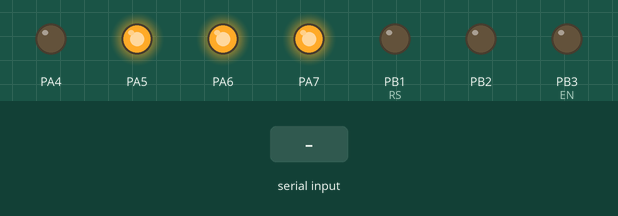
Simulated run of this program. Board: ATmega32, built with avr-gcc and emulated at 8 MHz. Parts: output pins drawn as LEDs (lit = HIGH). The test bench sets the inputs (shaded band).

Above: at 1.2 s.
1.3 s: "1\n" received over Serial
At 2.5 s:
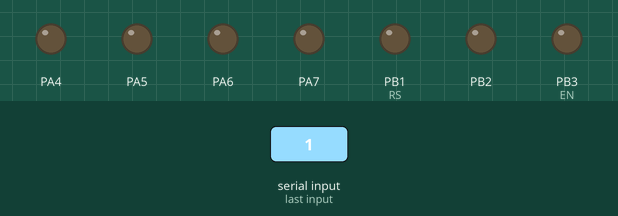
2.9 s: "0\n" received over Serial
At 3.7 s:
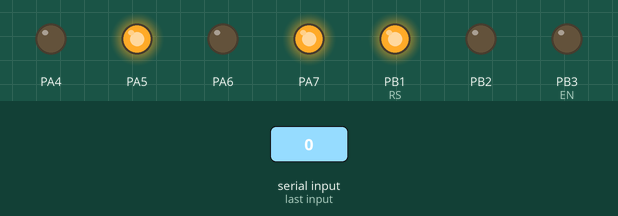
Timing chart, 0 to 5.9 s (numbered marks = the images above; inputs shaded):
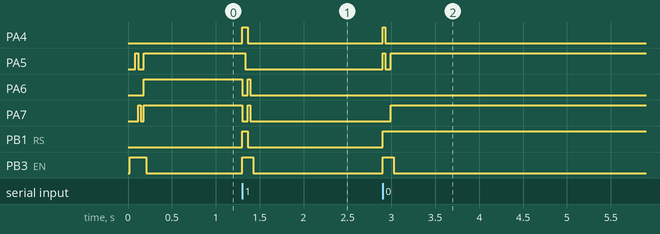

Measured:
- after the input at 1.3 s, PA4, PB1 (RS): LOW → HIGH at once, → LOW 0.06 s later; PA5: HIGH → LOW at once; PA6, PA7: HIGH → LOW at once, → HIGH 0.06 s later, → LOW 0.03 s later; PB3 (EN): LOW → HIGH at once, → LOW 0.12 s later
- after the input at 2.9 s, PA4: LOW → HIGH at once, → LOW 0.03 s later; PA5: LOW → HIGH at once, → LOW 0.03 s later, → HIGH 0.06 s later; PA7: LOW → HIGH after 0.09 s; PB1 (RS): LOW → HIGH at once; PB3 (EN): LOW → HIGH at once, → LOW 0.12 s later

The program:

main.c
```c
/*
 * main.c
 *
 *  Created on: Aug 5, 2023
 *      Author: Ahmed
 */


#include "lcd.h"
#include "UART.h"


void main(){
	uint8_t x,str[10];
	UART_config_t U={U2X_ENABLE,Interrupt_DISABLE,Asynchronous,One_bit,DISABLE,Eight_BITs,9600};
	LCD_init();
	UART_init(&U);
	UART_ReciveString(str);
	LCD_sendString(str);
	LCD_moveCURSER(1, 0);

	while(1){
		x=UART_ReciveData();
		LCD_sendCharcter(x);

	}

}
```

UART.c
```c
/*
 * UART.c
 *
 *  Created on: Aug 5, 2023
 *      Author: Ahmed
 */


#include "UART.h"
#include <avr/io.h>

void UART_init(UART_config_t *UART){
	uint16_t BUAD=0;
	//// Set Buad RATE
	if((UART->U2X_EN) == U2X_DISABLE){
		BUAD =(uint16_t)(F_CPU/(16*UART->BAUD_RATE)) -1 ;
	}else if((UART->U2X_EN) == U2X_ENABLE){
		UCSRA |=(1<<U2X);
		BUAD =(uint16_t)((F_CPU/(8*UART->BAUD_RATE)) -1) ;

	}
	UBRRH = (BUAD >>8);
	UBRRL =(uint8_t) BUAD;
	/// Make The Configuration
	UCSRC |=(1<<URSEL); //If URSEL is one, the UCSRC setting will be updated.
	UCSRC &=~(1<<UMSEL); 	UCSRC |=(UART->MODE<<UMSEL); //This bit selects between Asynchronous and Synchronous mode of operation
	UCSRC &=~(1<<UPM1); UCSRC &=~(1<<UPM0); UCSRC |=(UART->PARITY<<UPM0); //These bits enable and set type of parity generation and check
	UCSRC &=~(1<<USBS); 	UCSRC |=(UART->Stop_BIT<<USBS); //This bit selects the number of Stop Bits to be inserted by the Transmitter
	// This Driver Dosen't Support 9-bit mode
	UCSRC &=~(1<<UCSZ0); UCSRC &=~(1<<UCSZ1); UCSRC |=(UART->SIZE<<UCSZ0); //sets the number of data bits

	//////////////// Enable
	UCSRB |=(1<<RXEN) |(1<<TXEN);
	if(UART->Interrupt == Interrupt_ENABLE){
		UCSRB |=(1<<RXCIE) |(1<<TXCIE) | (1<<UDRIE);
	}


}
void UART_sendData(uint8_t data){
	while(!( (UCSRA & 1<<UDRE) ));

	UDR = data;
}

uint8_t UART_ReciveData(){
	while(!(UCSRA & 1<<RXC));
	return UDR;
}
void UART_sendString(char *data){
	while(*data !=0){
		UART_sendData(*data);
		data++;
	}
}
void UART_ReciveString(char *data){

	*data= UART_ReciveData();
	while(*data != '\n' &&*data != '\r' ){ // when press enter stop recive
		data++;
		*data= UART_ReciveData();
	}
	*data =0;
}
```

UART.h
```c
/*
 * UART.h
 *
 *  Created on: Aug 5, 2023
 *      Author: Ahmed
 */

#ifndef UART_H_
#define UART_H_
#include <stdint.h>

/////////////////////////
typedef enum{
	U2X_DISABLE,U2X_ENABLE
}UART_U2X_ENABLE;
typedef enum{
	Interrupt_DISABLE,Interrupt_ENABLE
}UART_Interrupt_ENABLE;
typedef enum{
	Asynchronous,Synchronous
}UART_Mode_Select;
typedef enum{
	DISABLE,Even_Parity=2,Odd_Parity
}UART_Parity_ENABLE;
typedef enum{
	One_bit,Two_Bit
}UART_Stop_Bit ;
typedef enum{
	Five_BITs,Six_BITs,Seven_BITs,Eight_BITs
}UART_Character_Size ;


typedef struct{
	UART_U2X_ENABLE U2X_EN;
	UART_Interrupt_ENABLE Interrupt;
	UART_Mode_Select MODE;
	UART_Stop_Bit Stop_BIT;
	UART_Parity_ENABLE PARITY;
	UART_Character_Size SIZE;
	uint32_t BAUD_RATE;

}UART_config_t;


////////////////////////

void UART_init(UART_config_t *UART);
void UART_sendData(uint8_t data);
uint8_t UART_ReciveData();
void UART_sendString(char *data);
void UART_ReciveString(char *data);


#endif /* UART_H_ */
```

lcd.c
```c
 /*
 * lcd.c
 *
 *  Created on: Jul 23, 2023
 *      Author: Ahmed
 */
#include "lcd.h"
void LCD_init(){
	CTRL_DIR |=(1<<RS) |(1<<RW) | (1<<EN);
	_delay_ms(20);
	LCD_sendCommand(LCD_GO_TO_HOME);
	_delay_ms(1);
#ifdef EIGHT_BIT_MODE
	DATA_DIR =0xFF;
	_delay_ms(1);

	LCD_sendCommand(LCD_TWO_LINES_EIGHT_BITS_MODE);
	_delay_ms(1);
#endif
#ifdef FOUR_BIT_MODE
	DATA_DIR |=0xF0;

	LCD_sendCommand(LCD_TWO_LINES_FOUR_BITS_MODE);
	_delay_ms(1);
#endif
	LCD_sendCommand(LCD_CURSOR_ON);


}
void LCD_sendCommand(unsigned char command){
	CTRL_PORT &=~((1<<RS)|(1<<RW));
	_delay_ms(1);
#ifdef EIGHT_BIT_MODE
	DATA_PORT = command;
#endif
#ifdef FOUR_BIT_MODE
	DATA_PORT = (DATA_PORT &0x0F) |(command &0xF0);
	EN_PULS();
	DATA_PORT = (DATA_PORT &0x0F) |(command <<4);

#endif
	_delay_ms(1);
	EN_PULS();

}
void EN_PULS(){

	CTRL_PORT |=(1<<EN);
	_delay_ms(30);

	CTRL_PORT &=~(1<<EN);
}
void LCD_sendCharcter(char data){
	CTRL_PORT |=((1<<RS));
	_delay_ms(1);
#ifdef EIGHT_BIT_MODE
	DATA_PORT = data;
#endif
#ifdef FOUR_BIT_MODE
	DATA_PORT = (DATA_PORT &0x0F) |(data &0xF0);
	EN_PULS();
	DATA_PORT = (DATA_PORT &0x0F) |(data <<4);

#endif
	_delay_ms(1);
	EN_PULS();

}

void LCD_sendString(char *data){
	unsigned char counter=0;
	while(*data != 0){
		counter++;
		if(!(counter >=0 && counter <=16)){
			counter=0;
			LCD_moveCURSER(1,0);
		}
		LCD_sendCharcter(*data++);


	}


}
void LCD_moveCURSER(unsigned char row,unsigned char col){
	switch(row){
		case 0:
			if(col >= 0 && col <=16)
				LCD_sendCommand(0x80+col);
			break;
		case 1:
			if(col >= 0 && col <=16)
				LCD_sendCommand(0xC0+col);
			break;
	}


}
void LCD_clearScreen(){
	LCD_sendCommand(LCD_CLEAR_COMMAND);
}

void LCD_intgerToString(unsigned int num){
	int buff[16];
	itoa(num,buff,10);
	LCD_sendString(buff);


}
	
```

lcd.h
```c
/*
 * lcd.h
 *
 *  Created on: Jul 23, 2023
 *      Author: Ahmed
 */

#ifndef LCD_H_
#define LCD_H_
#include <avr/io.h>
#include <util/delay.h>
#include <stdlib.h>
#include <stdio.h>
#include <math.h>
#define DATA_PORT	PORTA
#define DATA_DIR DDRA
#define CTRL_DIR DDRB
#define CTRL_PORT PORTB
#define RS	1
#define RW	2
#define EN	3

//#define EIGHT_BIT_MODE
#define FOUR_BIT_MODE
/* LCD Commands */
#define LCD_CLEAR_COMMAND                    0x01
#define LCD_GO_TO_HOME                       0x02
#define LCD_TWO_LINES_EIGHT_BITS_MODE        0x38
#define LCD_TWO_LINES_FOUR_BITS_MODE         0x28
#define LCD_TWO_LINES_FOUR_BITS_MODE_INIT1   0x33
#define LCD_TWO_LINES_FOUR_BITS_MODE_INIT2   0x32
#define LCD_CURSOR_OFF                       0x0C
#define LCD_CURSOR_ON                        0x0E
#define LCD_SET_CURSOR_LOCATION              0x80
void LCD_sendCommand(unsigned char command);
void LCD_sendCharcter(char data);
void LCD_init();
void LCD_sendString(char *data);
void LCD_moveCURSER(unsigned char row,unsigned char col);
void LCD_clearScreen();
void LCD_intgerToString(unsigned int num);
#endif /* LCD_H_ */
```
